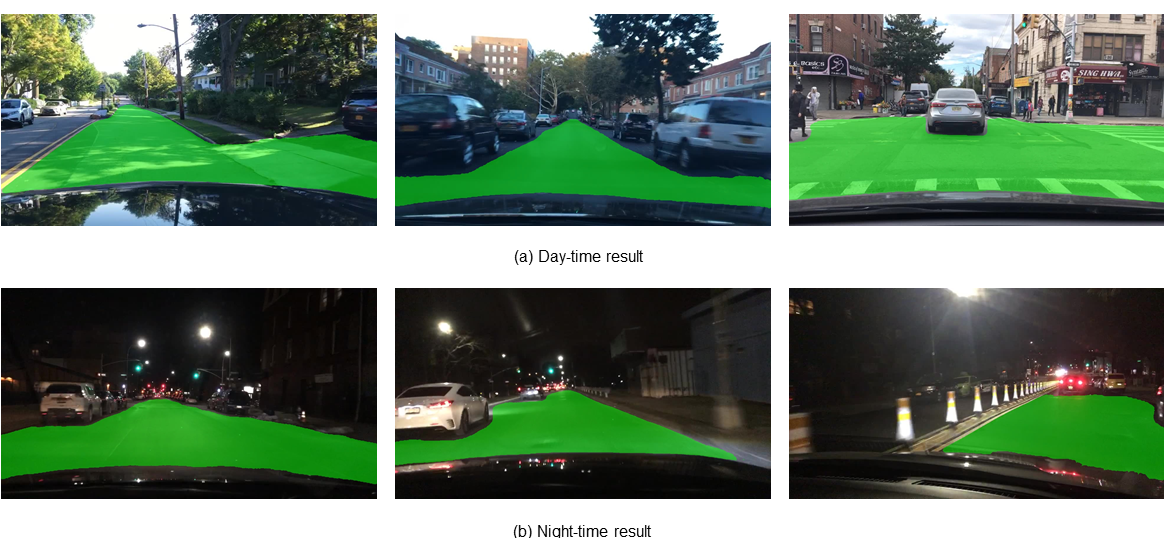
#> input picture models/experiments/lane_detection/YOLOP/pictures/da.png, 1164 x 538 px; its folder holds only this picture in this run
$ python -i test-hsv-1.py   (imports and definitions only)
#> lines starting #> are read from the running program, lines starting #| are printed output that depends on the picture; after the words box and inside, x2 and y2 are one past the last pixel; in counts of white or black regions, pixels touching at a corner belong together
# Based on this paper: https://informatika.stei.itb.ac.id/~rinaldi.munir/Penelitian/Makalah-TSSA-2021.pdf
# Steps:
# Convert the image from RGB to HSV color space.
# Apply Gaussian blur to the image.
# Perform HSV color model-based segmentation to create a binary mask.
# Apply morphological operations (erosion and dilation) to refine the mask.
# Extract the dominant segment by finding and selecting the largest contour.
import cv2
import numpy as np
import os
import glob

def preprocess_image(image_path):
    # Load the image
#> called with image_path = 'YOLOP/pictures/da.png'
    image = cv2.imread(image_path)
#> image is the input picture: shape (538, 1164, 3); mean B, G, R 106.2, 126.1, 104.3
    # Convert the image to HSV color space
    hsv_image = cv2.cvtColor(image, cv2.COLOR_BGR2HSV)
#> hsv_image: shape (538, 1164, 3); mean H, S, V 47.1, 75.8, 130.9

    # Apply Gaussian blur to the image
    # Determine the kernel size based on the heuristic (3 * sigma, rounded to nearest odd integer)
    sigma = 1.0  # Example sigma value; you might need to adjust this
    kernel_size = int(3 * sigma)
    if kernel_size % 2 == 0:
        kernel_size += 1

    blurred_image = cv2.GaussianBlur(hsv_image, (kernel_size, kernel_size), sigma)
#> blurred_image: shape (538, 1164, 3); mean H, S, V 47.1, 75.8, 130.9

    return blurred_image

def segment_road(image):
    # Define HSV range for road segmentation
    # These values might need adjustment based on the specific road and lighting conditions
    lower_hsv = np.array([0, 0, 50])  # Lower bound of HSV for road
    upper_hsv = np.array([180, 50, 255])  # Upper bound of HSV for road

    # Create a binary mask based on the HSV range
    mask = cv2.inRange(image, lower_hsv, upper_hsv)
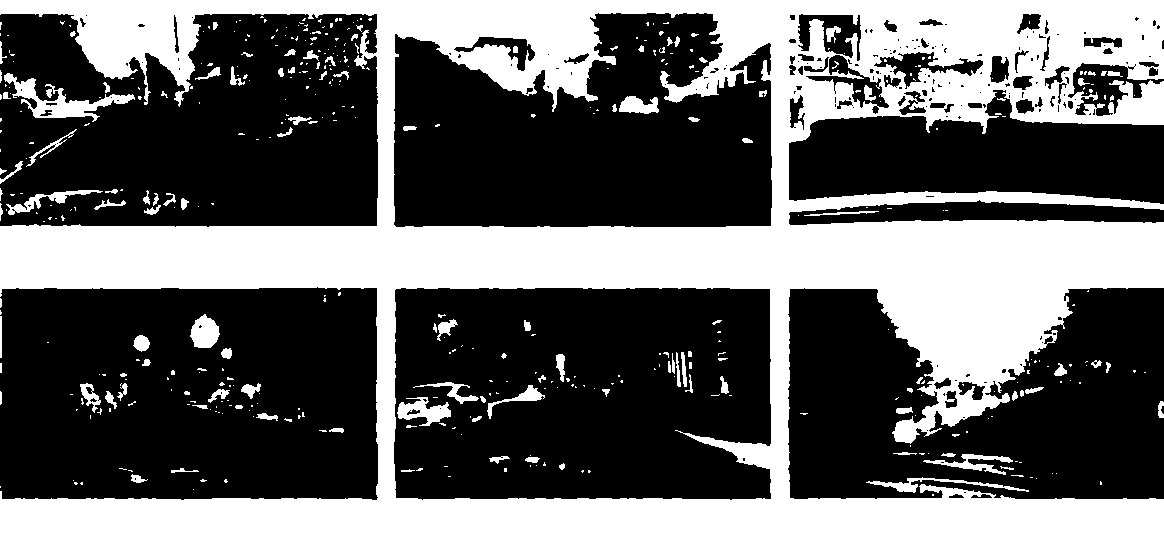
#> mask: shape (538, 1164); 38.1% white; 447 white regions (329 under 20 px), largest, box (x1, y1, x2, y2) and area: (0, 0, 1164, 538) 224406, (4, 73, 135, 122) 1871, (397, 397, 451, 426) 809

    return mask

def post_process_mask(mask):
    # Apply erosion and dilation
    kernel = np.ones((5, 5), np.uint8)

    eroded_mask = cv2.erode(mask, kernel, iterations=1)
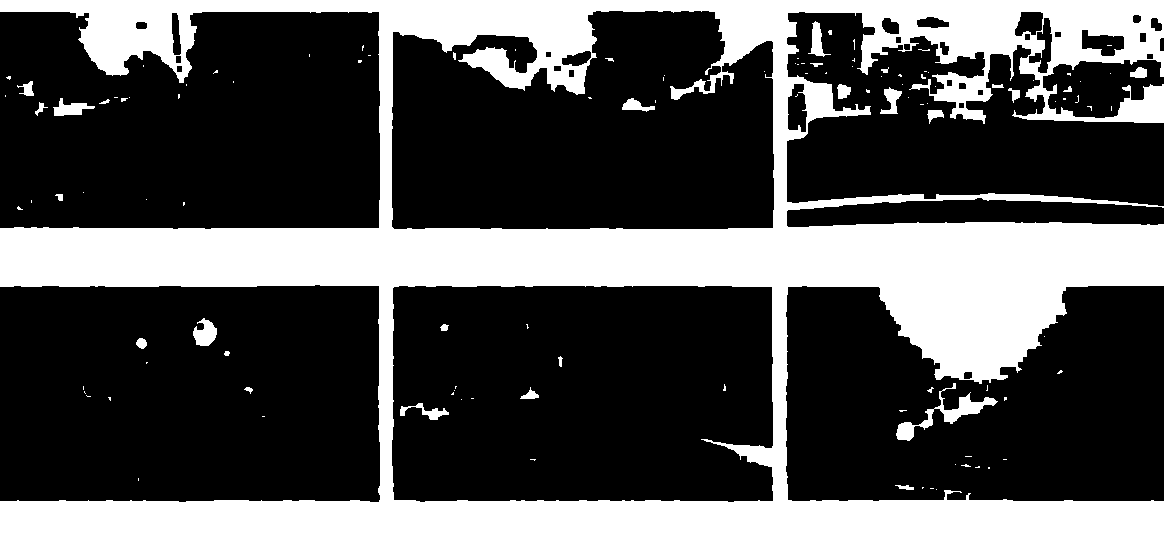
#> eroded_mask: shape (538, 1164); 31% white; 117 white regions (88 under 20 px), largest, box (x1, y1, x2, y2) and area: (0, 0, 1164, 538) 188920, (896, 383, 998, 441) 1177, (193, 318, 217, 346) 441
    dilated_mask = cv2.dilate(eroded_mask, kernel, iterations=1)
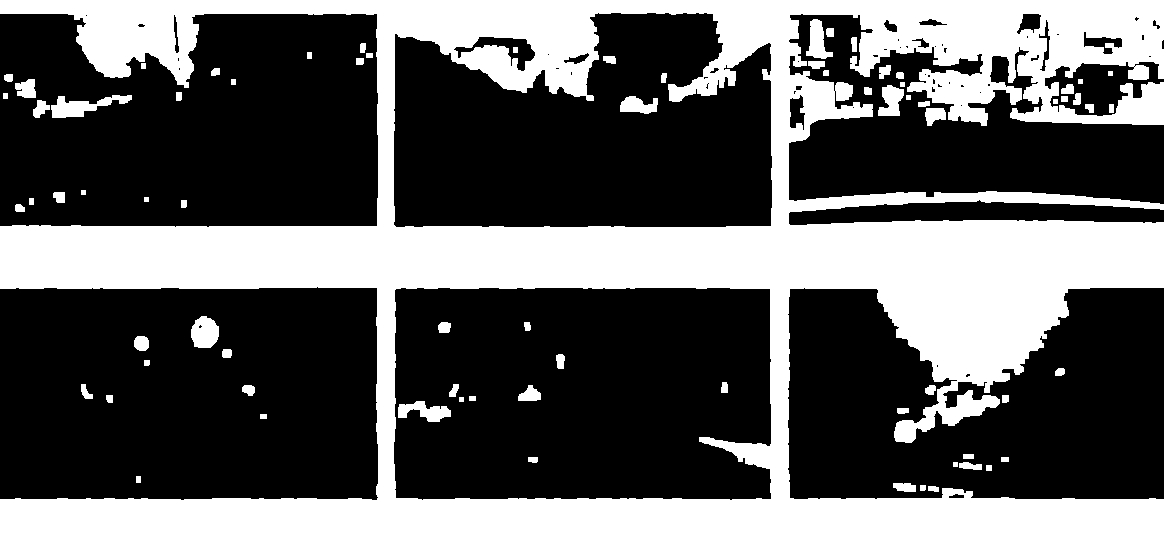
#> dilated_mask: shape (538, 1164); 36.1% white; 76 white regions

    return dilated_mask

def extract_dominant_segment(mask):
    # Find contours in the mask
    contours, _ = cv2.findContours(mask, cv2.RETR_EXTERNAL, cv2.CHAIN_APPROX_SIMPLE)
#> contours = 62 contours, 8 with area under 20; largest, box (x1, y1, x2, y2) and area: (0, 0, 1164, 538) 357700, (51, 95, 132, 118) 776, (191, 316, 219, 348) 666, (806, 19, 833, 59) 532, (878, 85, 904, 116) 489

    # Find the largest contour by area
    if contours:
        largest_contour = max(contours, key=cv2.contourArea)
#> largest_contour = contour of 1636 points, box (x1, y1, x2, y2) (0, 0, 1164, 538), area 357700
        # Create a new mask with only the largest contour
        dominant_mask = np.zeros_like(mask)
        cv2.drawContours(dominant_mask, [largest_contour], -1, 255, thickness=cv2.FILLED)
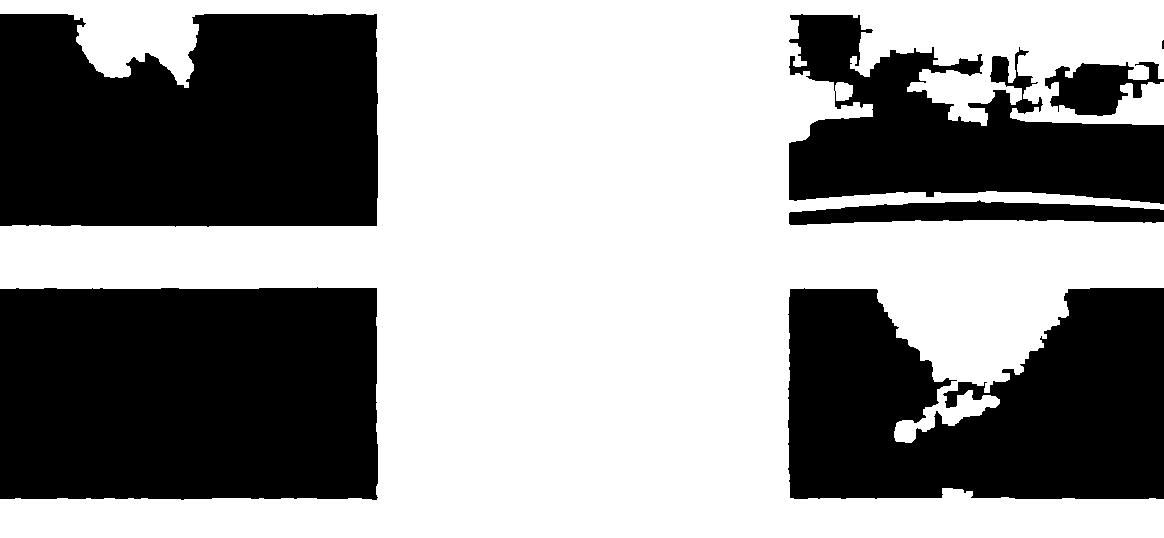
#> dominant_mask: shape (538, 1164); 57.9% white; 7 black regions (1 under 20 px), largest, box (x1, y1, x2, y2) and area: (0, 287, 378, 500) 79187, (0, 14, 378, 227) 73555, (788, 288, 1164, 499) 63058, (789, 14, 1164, 204) 38160, (789, 200, 1164, 225) 6047, (1045, 62, 1164, 116) 3653

        return dominant_mask
    else:
        return mask  # Return the original mask if no contours are found

def apply_mask(image_path, mask):
    # Load the original image
    original_image = cv2.imread(image_path)

    # Convert mask to 3 channels
    mask_3channel = cv2.cvtColor(mask, cv2.COLOR_GRAY2BGR)

    # Apply mask to the original image
    masked_image = cv2.bitwise_and(original_image, mask_3channel)

    return masked_image

def detect_lanes(masked_image):
    # Convert the masked image to grayscale
    gray_image = cv2.cvtColor(masked_image, cv2.COLOR_BGR2GRAY)

    # Use Canny edge detection
    edges = cv2.Canny(gray_image, 50, 150)

    # Use Hough Line Transform to detect lines
    lines = cv2.HoughLinesP(edges, rho=1, theta=np.pi/180, threshold=50, minLineLength=100, maxLineGap=50)

    lane_count = 0
    if lines is not None:
        # Draw lines on the image (optional, for visualization)
        for line in lines:
            x1, y1, x2, y2 = line[0]
            cv2.line(masked_image, (x1, y1), (x2, y2), (0, 255, 0), 2)
            lane_count += 1

    return masked_image, lane_count

def process_image(image_path):
    preprocessed_image = preprocess_image(image_path)
    road_mask = segment_road(preprocessed_image)
    refined_mask = post_process_mask(road_mask)
    dominant_mask = extract_dominant_segment(refined_mask)

    return dominant_mask

# [16 lines not run here, left out]

        # Detect lanes
        # masked_image_with_lanes, lane_count = detect_lanes(masked_image)
        # cv2.imwrite('lane_roi/' + image_name, masked_image_with_lanes)
        # print(f'Number of lanes detected: {lane_count}')


>>> result = process_image('YOLOP/pictures/da.png')

$ run again, on models/experiments/lane_detection/YOLOP/pictures/detect.png
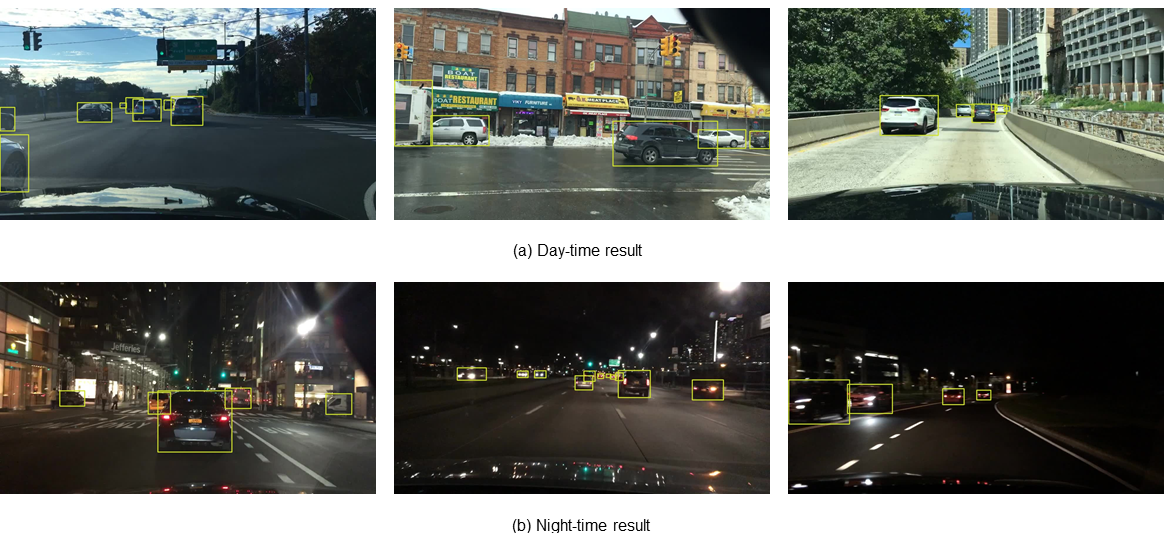
#> input picture models/experiments/lane_detection/YOLOP/pictures/detect.png, 1165 x 533 px
#> in preprocess_image, image is the input picture: shape (533, 1165, 3); mean B, G, R 108, 113.7, 111.2
#> hsv_image: shape (533, 1165, 3); mean H, S, V 40.6, 53.8, 117.3
#> blurred_image: shape (533, 1165, 3); mean H, S, V 40.6, 53.8, 117.2
#> in segment_road, `mask = cv2.inRange(image, lower_hsv, upper_hsv)`:
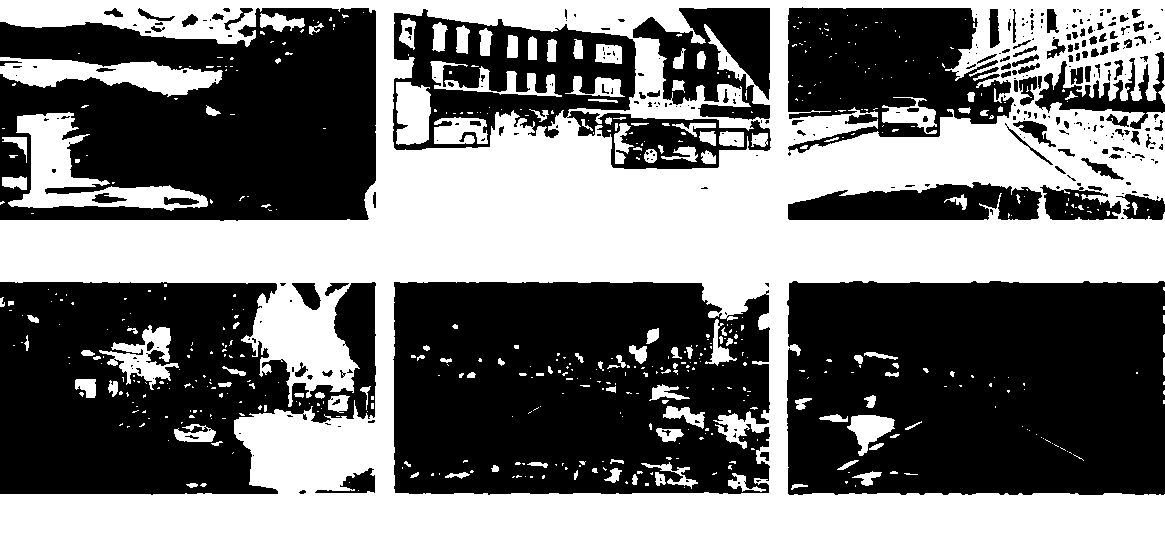
#> mask: shape (533, 1165); 45.4% white; 567 white regions (431 under 20 px), largest, box (x1, y1, x2, y2) and area: (0, 0, 1165, 533) 245944, (8, 112, 208, 211) 6376, (0, 57, 223, 97) 4667
#> eroded_mask: shape (533, 1165); 35.8% white; 195 white regions (111 under 20 px), largest, box (x1, y1, x2, y2) and area: (0, 0, 1165, 533) 199879, (1022, 105, 1165, 203) 4601, (12, 115, 96, 206) 3253
#> dilated_mask: shape (533, 1165); 42.7% white; 137 white regions (1 under 20 px)
#> contours = 69 contours, 7 with area under 20; largest, box (x1, y1, x2, y2) and area: (0, 0, 1165, 533) 355489, (0, 59, 222, 95) 4193, (10, 113, 98, 208) 4179, (106, 186, 208, 208) 1295, (850, 415, 894, 453) 927
#> largest_contour = contour of 1742 points, box (x1, y1, x2, y2) (0, 0, 1165, 533), area 355489
#> in extract_dominant_segment, `cv2.drawContours(dominant_mask, [largest_contour], -1, 255, thickness=..`:
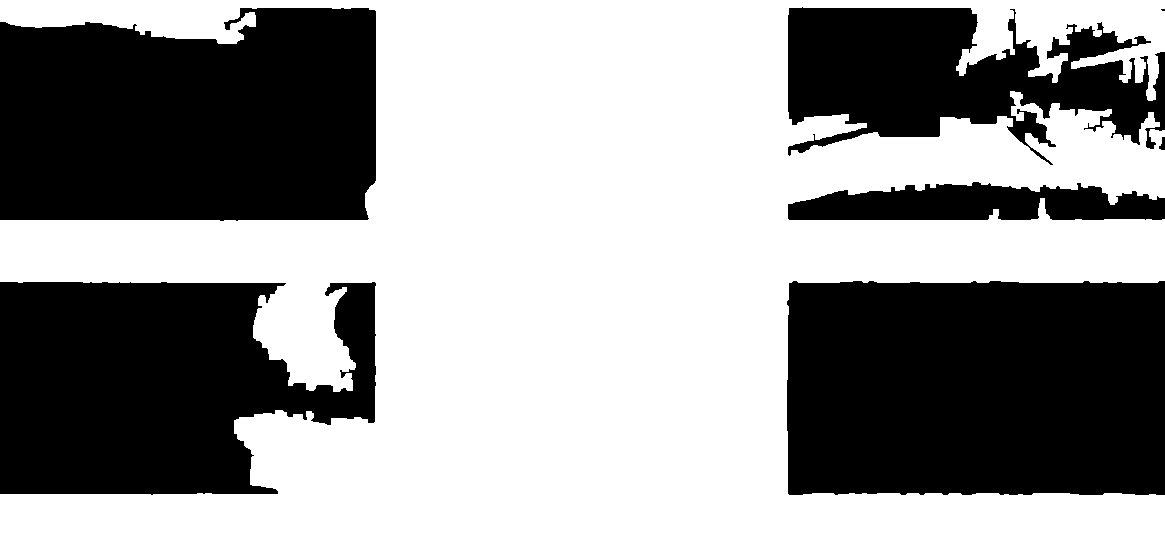
#> dominant_mask: shape (533, 1165); 58% white; 7 black regions (1 under 20 px), largest, box (x1, y1, x2, y2) and area: (787, 281, 1165, 495) 79662, (0, 8, 376, 221) 73593, (0, 282, 376, 495) 61753, (788, 7, 1165, 165) 34880, (788, 182, 1165, 220) 10682, (1159, 137, 1165, 150) 51

$ run again, on models/experiments/lane_detection/YOLOP/pictures/ll.png
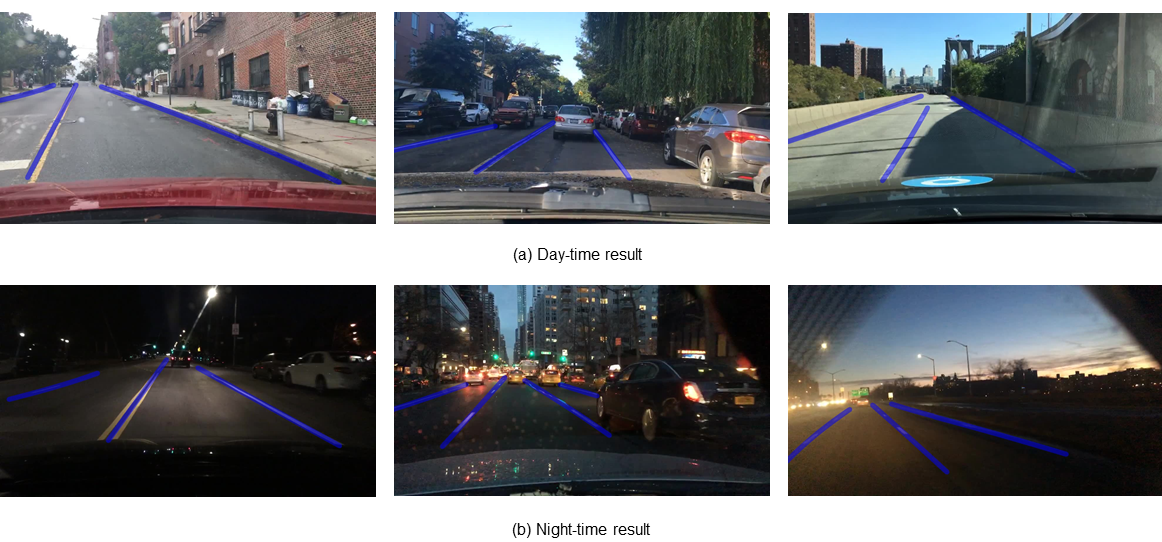
#> input picture models/experiments/lane_detection/YOLOP/pictures/ll.png, 1162 x 542 px
#> in preprocess_image, image is the input picture: shape (542, 1162, 3); mean B, G, R 118.4, 115.7, 114.7
#> hsv_image: shape (542, 1162, 3); mean H, S, V 53, 52.5, 125.1
#> blurred_image: shape (542, 1162, 3); mean H, S, V 53, 52.5, 125.1
#> in segment_road, `mask = cv2.inRange(image, lower_hsv, upper_hsv)`:
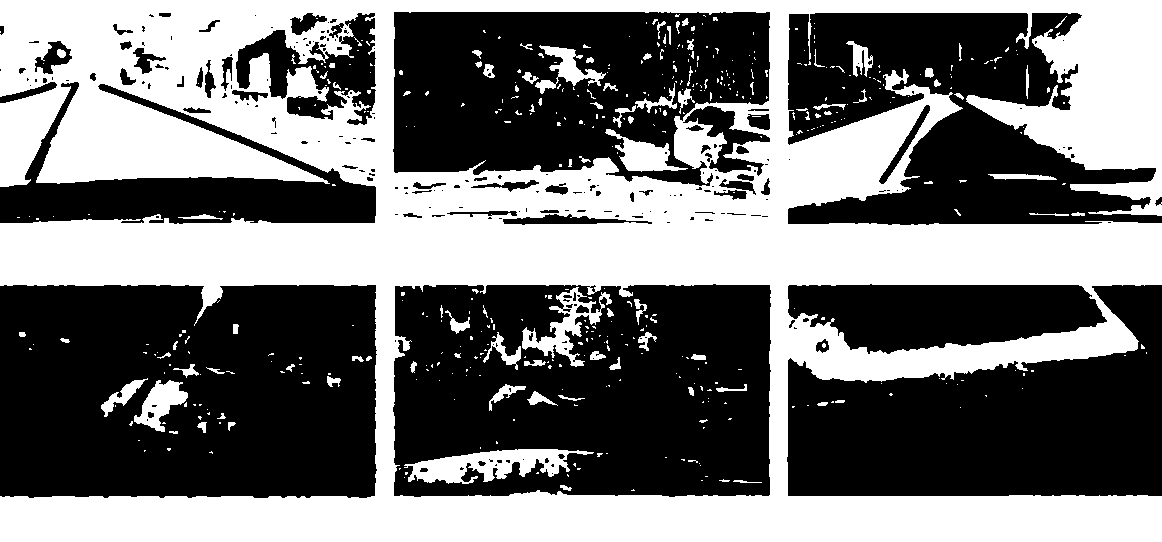
#> mask: shape (542, 1162); 45.5% white; 480 white regions (386 under 20 px), largest, box (x1, y1, x2, y2) and area: (0, 0, 1162, 542) 268982, (404, 449, 594, 484) 3344, (522, 287, 612, 367) 2017
#> eroded_mask: shape (542, 1162); 37.6% white; 98 white regions (63 under 20 px), largest, box (x1, y1, x2, y2) and area: (0, 0, 1162, 542) 225647, (0, 88, 67, 185) 3494, (415, 451, 561, 481) 1412
#> dilated_mask: shape (542, 1162); 43.5% white; 60 white regions
#> contours = 17 contours, 3 with area under 20; largest, box (x1, y1, x2, y2) and area: (0, 0, 1162, 542) 422454, (0, 86, 69, 187) 3866, (134, 381, 188, 431) 1226, (102, 380, 142, 412) 398, (853, 45, 862, 66) 147
#> largest_contour = contour of 1704 points, box (x1, y1, x2, y2) (0, 0, 1162, 542), area 422454
#> in extract_dominant_segment, `cv2.drawContours(dominant_mask, [largest_contour], -1, 255, thickness=..`:
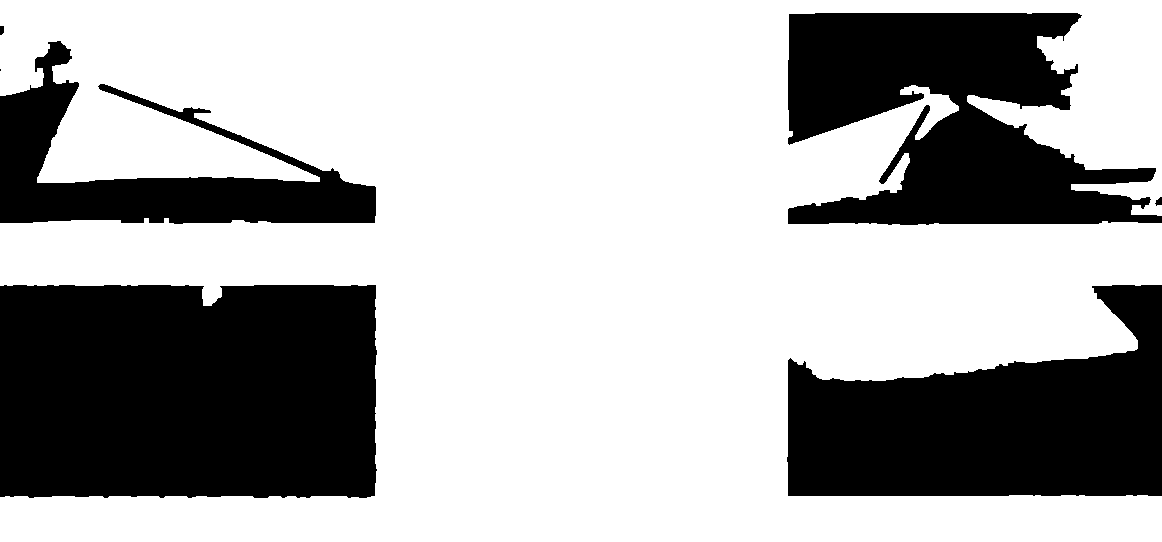
#> dominant_mask: shape (542, 1162); 67.8% white; 7 black regions (1 under 20 px), largest, box (x1, y1, x2, y2) and area: (0, 285, 377, 498) 78944, (787, 285, 1162, 496) 50941, (788, 13, 1162, 225) 49344, (0, 41, 376, 224) 23714, (1155, 197, 1162, 206) 41, (0, 26, 4, 35) 33
